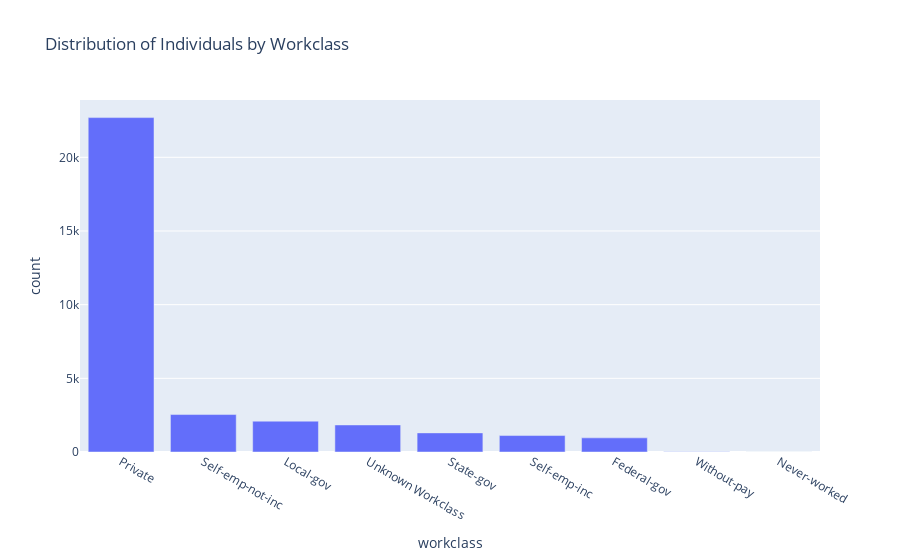

Notebook code cell kept with this figure:
### Code cell
import pandas as pd
import plotly.express as px

# Calculate counts of each workclass
workclass_counts = dataset['workclass'].value_counts().reset_index()
workclass_counts.columns = ['workclass', 'count']

# Create the interactive bar chart
fig = px.bar(workclass_counts, x='workclass', y='count', title='Distribution of Individuals by Workclass')
fig.show()

### Figure 1 — Plotly figure (JSON) as saved in the notebook; plotly's stock layout.template omitted (floating-point values rounded to 4 significant figures)
{"data": [{"alignmentgroup": "True", "hovertemplate": "workclass=%{x}<br>count=%{y}<extra></extra>", "legendgroup": "", "marker": {"color": "#636efa", "pattern": {"shape": ""}}, "name": "", "offsetgroup": "", "orientation": "v", "showlegend": false, "textposition": "auto", "type": "bar", "x": ["Private", "Self-emp-not-inc", "Local-gov", "Unknown Workclass", "State-gov", "Self-emp-inc", "Federal-gov", "Without-pay", "Never-worked"], "xaxis": "x", "y": [22696, 2541, 2093, 1836, 1297, 1116, 960, 14, 7], "yaxis": "y"}], "layout": {"barmode": "relative", "legend": {"tracegroupgap": 0}, "title": {"text": "Distribution of Individuals by Workclass"}, "xaxis": {"anchor": "y", "domain": [0, 1], "title": {"text": "workclass"}}, "yaxis": {"anchor": "x", "domain": [0, 1], "title": {"text": "count"}}}}
